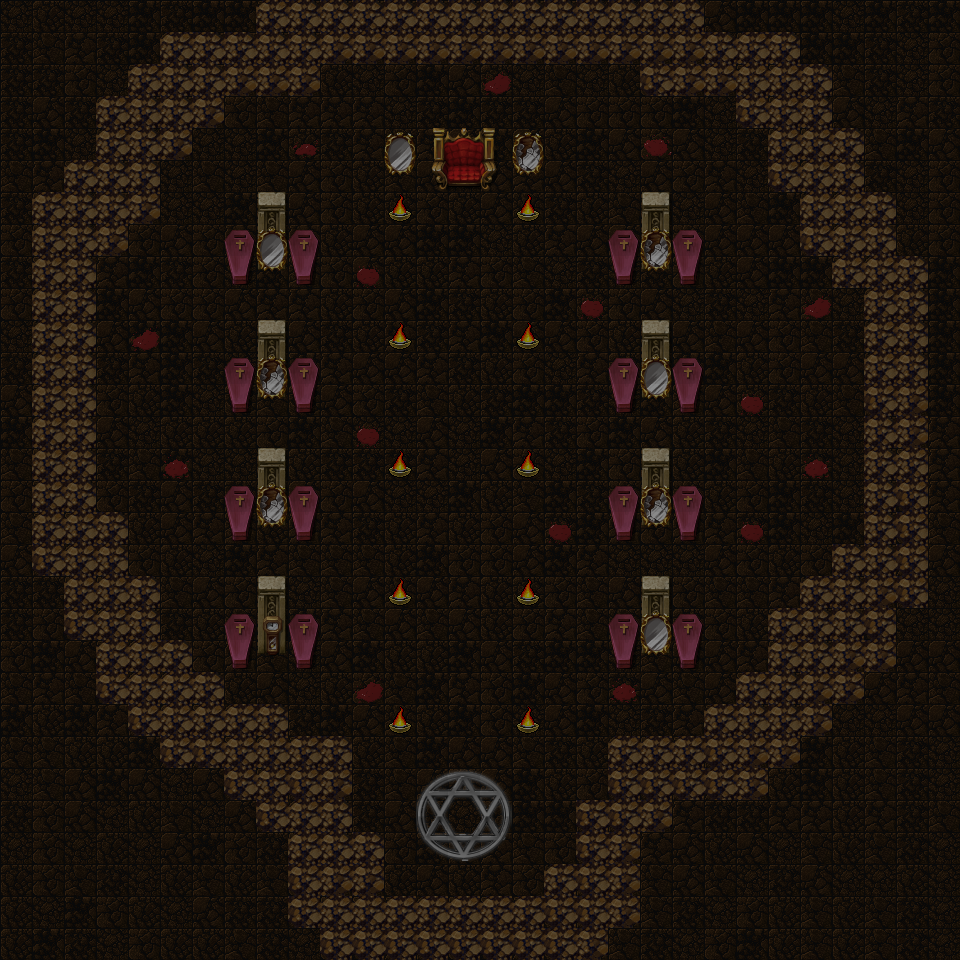

A level layout from a 2D game, rendered from its tile map. Below: a short description, then the map file with tile-grid data replaced by summaries:
An orthogonal 30x30 tile map with 32x32 px tiles, 8 tile layers (Tile Layer 8, Rock - Bottom Layer, Rock Walls, Objects, ...), 8 tilesets and 1 object.

<map version="1.0" orientation="orthogonal" renderorder="right-down" width="30" height="30" tilewidth="32" tileheight="32" nextobjectid="5">
 <tileset firstgid="1" name="Outside_B" tilewidth="32" tileheight="32" tilecount="256" columns="16">
  <image source="Tiles/VX/Outside_B.png" width="512" height="512" />
 </tileset>
 <tileset firstgid="257" name="tilee (1)" tilewidth="32" tileheight="32" tilecount="256" columns="16">
  <image source="Tiles/[XP &amp; VX ACE] Tiles/tilee (1).png" width="512" height="512" />
 </tileset>
 <tileset firstgid="513" name="Outside_A5" tilewidth="32" tileheight="32" tilecount="128" columns="8">
  <image source="Tiles/VX/Outside_A5.png" width="256" height="512" />
 </tileset>
 <tileset firstgid="641" name="Outside_A5_Shadow" tilewidth="32" tileheight="32" tilecount="128" columns="8">
  <image source="Tiles/VX/Outside_A5_Shadow.png" width="256" height="512" />
  <tile id="0">
   <objectgroup draworder="index">
    <object id="4" x="0" y="0.0434783" width="32.0435" height="32" />
   </objectgroup>
  </tile>
 </tileset>
 <tileset firstgid="769" name="tilee" tilewidth="32" tileheight="32" tilecount="256" columns="16">
  <image source="Tiles/[XP &amp; VX ACE] Tiles/tilee.png" width="512" height="512" />
 </tileset>
 <tileset firstgid="1025" name="Dungeon_A5" tilewidth="32" tileheight="32" tilecount="128" columns="8">
  <image source="Tiles/VX/Dungeon_A5.png" width="256" height="512" />
 </tileset>
 <tileset firstgid="1153" name="Dungeon_C" tilewidth="32" tileheight="32" tilecount="256" columns="16">
  <image source="Tiles/VX/Dungeon_C.png" width="512" height="512" />
 </tileset>
 <tileset firstgid="1409" name="DungeonCrawl_ProjectUtumnoTileset" tilewidth="32" tileheight="32" tilecount="3072" columns="64">
  <image source="Tiles/DungeonCrawl_ProjectUtumnoTileset.png" width="2048" height="1536" />
 </tileset>
 <layer name="Tile Layer 8" width="30" height="30" opacity="0.3">
  <data>[900 cells, 195 non-empty, 1 distinct tile ids]</data>
 </layer>
 <layer name="Rock - Bottom Layer" width="30" height="30">
  <data>[900 cells, 900 non-empty, 8 distinct tile ids]</data>
 </layer>
 <layer name="Rock Walls" width="30" height="30">
  <data>[900 cells, 242 non-empty, 7 distinct tile ids]</data>
 </layer>
 <layer name="Objects" width="30" height="30">
  <data>[900 cells, 92 non-empty, 29 distinct tile ids]</data>
 </layer>
 <layer name="Rock Ornaments" width="30" height="30">
  <data>[900 cells, 0 non-empty, 0 distinct tile ids]</data>
 </layer>
 <layer name="Shadow 1" width="30" height="30">
  <data>[900 cells, 0 non-empty, 0 distinct tile ids]</data>
 </layer>
 <layer name="Shadow 2" width="30" height="30">
  <data>[900 cells, 900 non-empty, 1 distinct tile ids]</data>
 </layer>
 <layer name="Shadow 3" width="30" height="30">
  <data>[900 cells, 0 non-empty, 0 distinct tile ids]</data>
 </layer>
</map>
